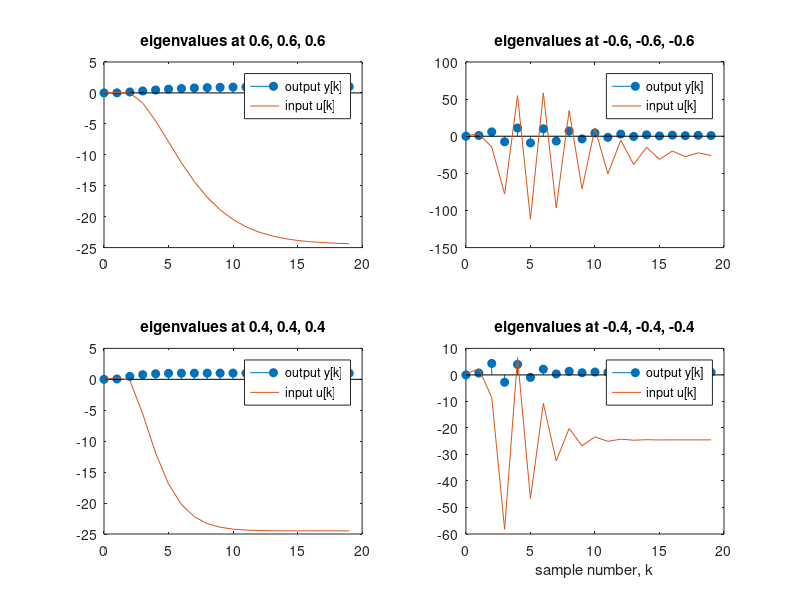

Here is the MATLAB script that generated this plot:
% Discrete-time plant
Ts  = 1;                            % sample period
num = [2 13 -7];                    % G(z) = (2 z^-1 + 13 z^-2 - 7 z^-3) / ...
den = [1 7 -24 -180];
Gz  = tf(num,den,Ts);

% State-space model of plant
[A,B,C,D] = ssdata(Gz);

% Desired eigenvalue sets
lambda{1} = [ 0.6  0.6  0.6];       % (a)
lambda{2} = [-0.6 -0.6 -0.6];       % (b)
lambda{3} = [ 0.4  0.4  0.4];       % (c)
lambda{4} = [-0.4 -0.4 -0.4];       % (d)

% Simulation data
k  = 0:19;                          % 20 samples
r  = ones(size(k));                 % unit step reference

figure;

for i = 1:4
    lam = lambda{i};

    % State-feedback gain by pole placement
    K = acker(A,B,lam);

    % Closed-loop A matrix with state feedback u = −Kx + N r
    Acl = A - B*K;

    % Precompensator N for unit steady-state gain y/r
    % (first form system with input v, then scale)
    sys_tmp = ss(Acl,B,C,D,Ts);     % v as input
    N = 1/dcgain(sys_tmp);          % choose N so dcgain from v to y is 1

    % Closed-loop system from reference r(k) to output y(k)
    sys_cl = ss(Acl,B*N,C,D,Ts);

    % Simulate closed-loop output
    [y, t, x] = lsim(sys_cl, r, k);  % zero initial condition by default

    % Recover actual control input u(k) = −K x(k) + N r(k)
    u = zeros(length(t),1);
    for j = 1:length(t)
        u(j) = -K * x(j,:).' + N * r(j);
    end

    % Plot
    subplot(2,2,i);
    stem(t, y, 'filled'); hold on;
    plot(t, u);
    if i == 4
        xlabel('sample number, k');
    end
    title(sprintf('eigenvalues at %0.1f, %0.1f, %0.1f', lam(1), lam(2), lam(3)));
    legend('output y[k]', 'input u[k]', 'Location', 'best');
end
